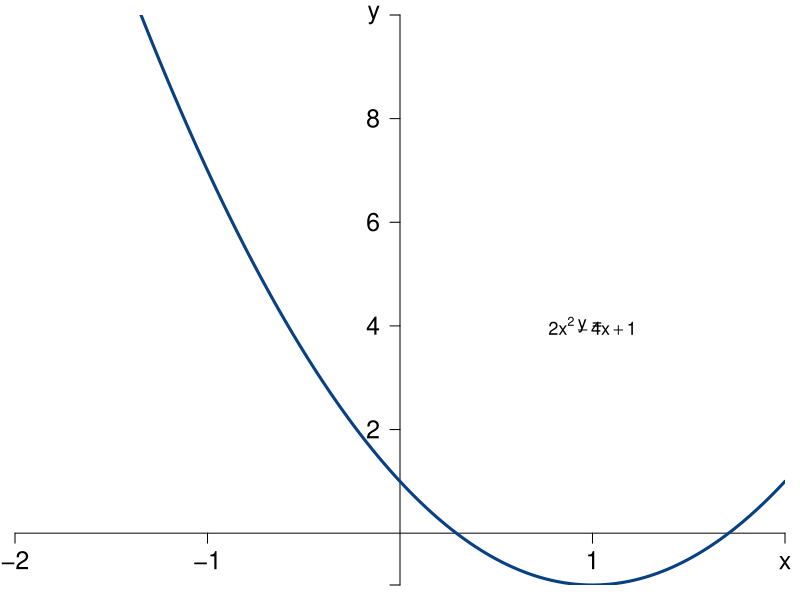

Recreate this plot in R.
#Graph Designer: Scott Cohn
#Authors: Bowles and Halliday
#Title: Coordination, Conflict and Competition: A Text in Microeconomics

library(shape)
pdf(file = "mathappendix/quadratic_pos.pdf", width = 8, height = 6)
par(mar=c(0.75,0.75,0.75,0.75))

#Set parameters for graphics
axislabelsize <- 1.5
labelsize <- 1.1
graphlinewidth <- 3
segmentlinewidth <- 2

COL <- c("#7fc97f", "#beaed4", "#fdc086", "#ffff99", "#386cb0", "#f0027f", "#bf5b17", "#666666")
COLA <- c("#e0f3db", "#99d8c9","#66c2a4","#41ae76", "#238b45", "#005824")
COLB <- c("#4eb3d3", "#2b8cbe", "#0868ac","#084081")

xlims <- c(-2, 2)
ylims <- c(-1, 10)

npts <- 501 
x <- seq(xlims[1], xlims[2], length.out = npts)
y <- seq(ylims[1], ylims[2], length.out = npts) 

plot(0, 0, xlim = xlims, ylim = ylims, type = "n",
     xlab = expression(paste("")),
     ylab = expression(paste("")), 
     xaxt = "n", 
     yaxt = "n", 
     cex.lab = axislabelsize, 
     bty = "n", 
     xaxs="i", 
     yaxs="i"
)

ticksx <- c(xlims[1], -1, 1, xlims[2])
xlabels <- c(-2, -1, 1, expression(x))
ticksy <- c(ylims[1], 2, 4, 6, 8, ylims[2])
ylabels <- c(NA,  2, 4, 6, 8, expression(y))

axis(1,at = ticksx,  pos = 0, labels = xlabels, cex.axis = axislabelsize)
axis(2,at = ticksy,  pos = 0, labels = ylabels, las = 1, cex.axis = axislabelsize)

npts <- 500 
xx1 <- seq(xlims[1], xlims[2], length.out = npts)
xx2 <-seq(xlims[1], xlims[2] - 4, length.out = npts)
xx3 <- seq(xlims[1], 0, length.out = npts)

#Axis labels
#mtext(expression(paste("", x)), side = 1, line = 2.5, cex = axislabelsize)
#text(-.5, 0.5*ylims[2], expression(paste("", y)), xpd = TRUE, cex = axislabelsize, srt = 90) 

#equations:
eq <- function(x){
  2*(x^2) - 4*x + 1
}


# segments
#segments(1.333, 0, 1.333, 10.333, lty = 2, col = "gray", lwd = segmentlinewidth)

# lines
lines(xx1, eq(xx1), col = COLB[4], lwd = graphlinewidth)

# points
#points(1.333, 10.333, pch = 16, col = "black", cex = 1.5)

# label function
text(1, 4, expression("y = ", 2*x^2 - 4*x + 1),  xpd = TRUE, cex = labelsize)

dev.off()
